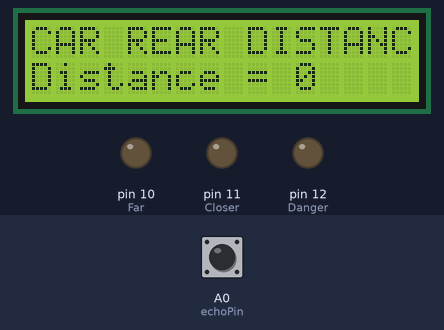
Recording of a sketch running on a simulated Arduino Uno, built with avr-gcc and run on an emulated ATmega328P. On the bench: 16×2 character LCD, output pins drawn as LEDs (lit = HIGH). Inputs (shaded band) come from the test bench; at power-on: A0 (echoPin) LOW. Pins used as bus, display or sensor lines are not drawn; what the sketch prints to the serial monitor is not drawn.

Above: at 1.9 s.
2.0 s: A0 (echoPin) pulsed HIGH 2 times (0.12 s each, 0.3 s apart)
At 2.7 s:
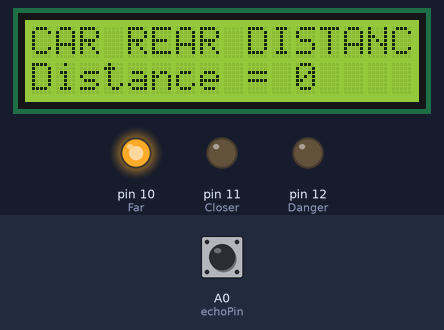
At 6.3 s:
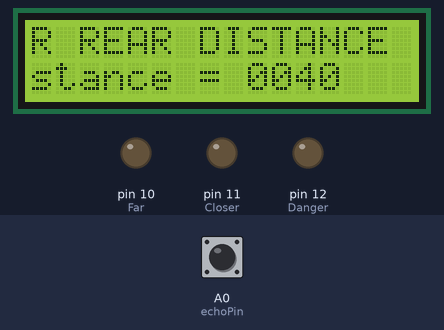
Timing chart, 0 to 7.8 s (numbered marks = the images above; inputs shaded):
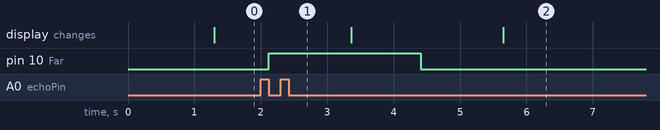

Measured:
- after the input at 2.0 s, pin 10 (Far): LOW → HIGH after 0.12 s, → LOW 2.3 s later

The sketch:

P._Jay.ino
```cpp
#include <Wire.h>
#include <LiquidCrystal_I2C.h>
const int trigPin = 9;
const int echoPin = A0;
long duration;
int distance;
const int en = 2, rw = 1, rs = 0, d4 = 4, d5 = 5,  d6 = 6,  d7 = 7, bl = 3;
const int i2c_addr = 0x3F;
LiquidCrystal_I2C lcd(i2c_addr, en, rw, rs, d4, d5, d6, d7, bl, POSITIVE);


void setup() {
  lcd.begin(16,2);
  pinMode(9,OUTPUT);
  pinMode(A0,INPUT);
  pinMode(10,OUTPUT);//Far
  pinMode(11,OUTPUT);//Closer
  pinMode(12,OUTPUT);//Danger
  Serial.begin(9600);


}

void loop() {
  digitalWrite(9,LOW);
  delay(200);

  digitalWrite(9,HIGH);
  delay(1000);
  digitalWrite(9,LOW);
  lcd.setCursor(1,0);
  lcd.print("CAR REAR DISTANCE CHECKER ");
  lcd.setCursor(1,1);
  lcd.print("Distance = ");
  lcd.print(distance);
  lcd.scrollDisplayLeft();
  delay(50);


  duration = pulseIn(A0,HIGH);
  distance= duration*0.034/2;

  Serial.print("Distance: ");
  Serial.println(distance);

  if(distance >=150){
    digitalWrite(10,HIGH);}
    else{
      digitalWrite(10,LOW);
    }

}
```
